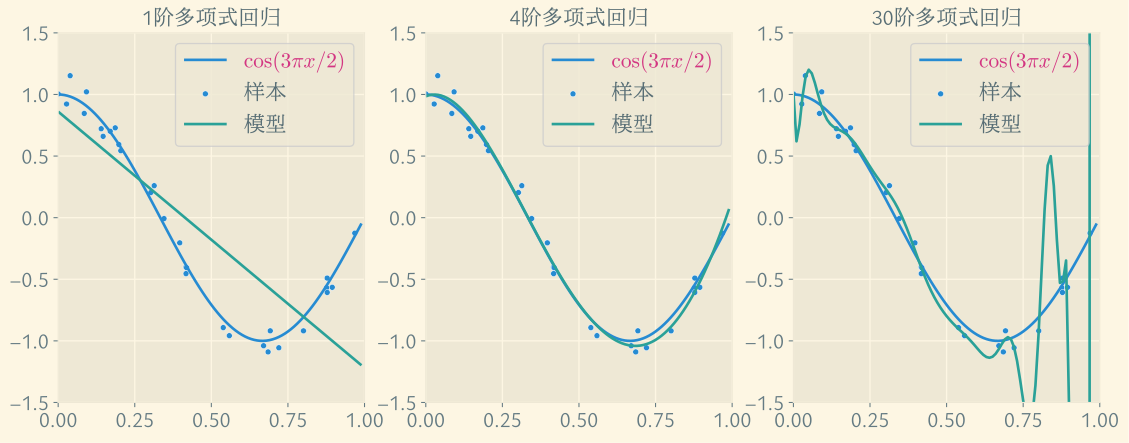

Source code (Python):
import matplotlib.pyplot as plt
import seaborn as sns
import numpy as np
from sklearn.linear_model import LinearRegression
from sklearn.pipeline import Pipeline
from sklearn.preprocessing import PolynomialFeatures


def true_fun(X):
    return np.cos(1.5 * np.pi * X)


np.random.seed(1)

n_samples = 30
X = np.random.rand(n_samples)
y = true_fun(X) + np.random.randn(n_samples) * 0.1
X_test = np.arange(0, 1, 0.01)
degrees = [1, 4, 30]

with plt.style.context('Solarize_Light2'):

    plt.rcParams.update({
        "font.family": ["Ysabeau Office", "LXGW Neo ZhiSong Screen Full"],
        "mathtext.fontset": 'cm',
        "axes.unicode_minus": True,
        "savefig.bbox": "tight",
        'legend.fontsize': 16,
        "xtick.labelsize": 16,
        "ytick.labelsize": 16,
        'text.color': '#586e75',
    })

    fig, ax = plt.subplots(1, 3, figsize=(14, 5))

    for i, degree in enumerate(degrees):

        polynomial_features = PolynomialFeatures(degree=degree, include_bias=True)
        linear_regression = LinearRegression()
        pipeline = Pipeline(
            [
                ("polynomial_features", polynomial_features),
                ("linear_regression", linear_regression),
            ]
        )
        pipeline.fit(X[:, np.newaxis], y)

        sns.lineplot(x=X_test, y=true_fun(X_test), label=r"$\cos (3 \pi x  / 2)$", ax=ax[i])
        sns.scatterplot(x=X, y=y, s=20, label="样本", ax=ax[i])
        sns.lineplot(x=X_test, y=pipeline.predict(X_test[:, np.newaxis]), label="模型", ax=ax[i])

        ax[i].set(xlim=(0, 1), ylim=(-1.5, 1.5), title=f"{degree}阶多项式回归")
        ax[i].get_legend().texts[0].set_color("#d33682")

    fig.savefig("overfitting.svg")
